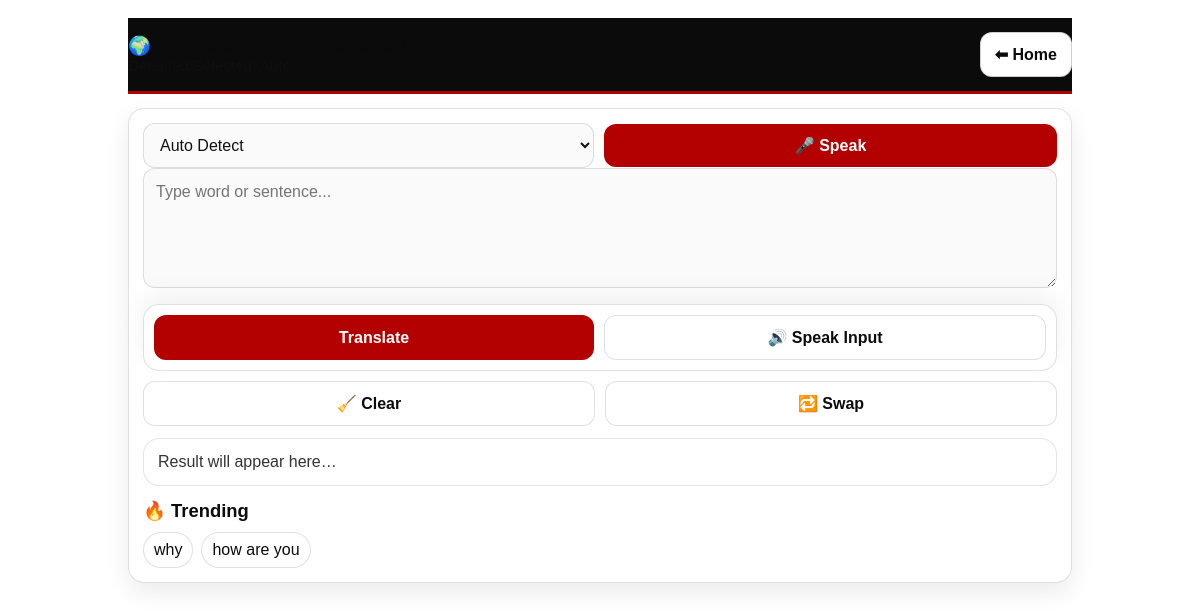
Page /translate on the earlier database version.
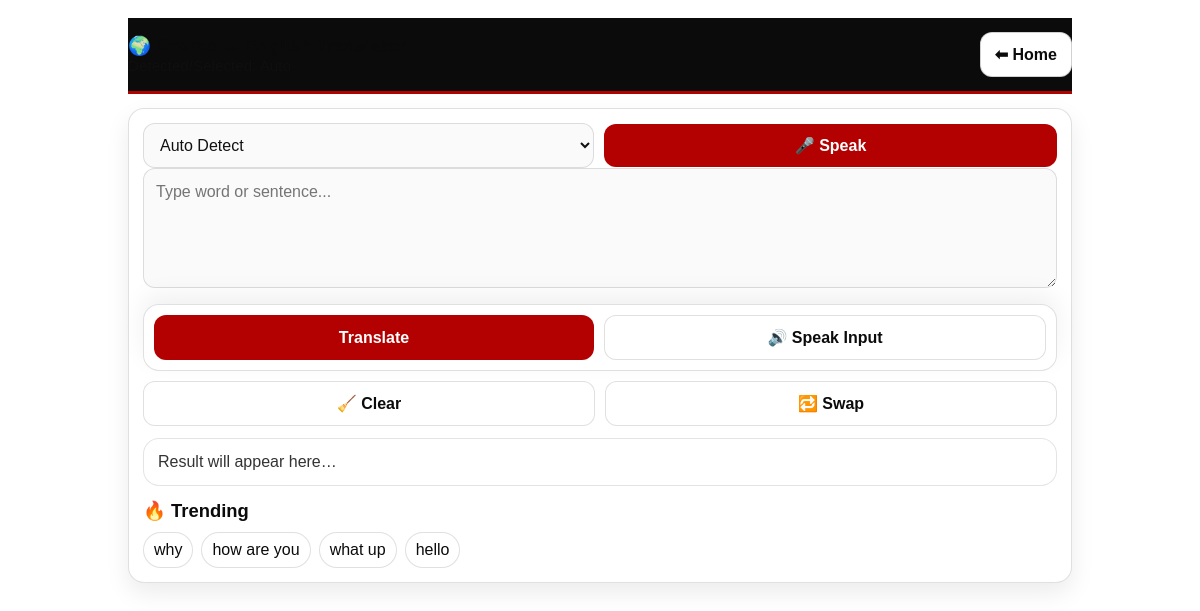
Same page on the later database version.
### tables this page shows
CREATE TABLE search_counts (
            query TEXT PRIMARY KEY,
            total_count INTEGER DEFAULT 0,
            today_count INTEGER DEFAULT 0,
            week_count INTEGER DEFAULT 0,
            last_searched_at DATETIME
        );

### app.py (the view, shortened to what this page needs)
@app.route("/translate", methods=["GET", "POST"])
def translate():
    result = None
    text = ""
    direction = "auto"
    suggestions = None
    audio = None
    matched = None  # {'type': 'word'|'phrase', 'id': int}
    trending = get_trending(limit=15)
    return render_template(
        "translate.html",
        result=result,
        text=text,
        direction=direction,
        suggestions=suggestions,
        trending=trending,
        matched=matched,
        audio=audio
    )

### app.py (called while the page is built)
def get_trending(limit=20):
    conn = sqlite3.connect(DB_NAME)
    c = conn.cursor()
    c.execute("""
        SELECT query, today_count, week_count, total_count
        FROM search_counts
        ORDER BY today_count DESC, week_count DESC, total_count DESC
        LIMIT ?
    """, (limit,))
    rows = c.fetchall()
    conn.close()
    return rows

### templates/translate.html (shortened to what this page needs)
<!DOCTYPE html>
<html>
<head>
  <link rel="stylesheet" href="{{ url_for('static', filename='style.css') }}">
</head>
<body>
<div class="container">
  <div class="topbar">
    <div class="title-row">
      <div>
        <h2 style="margin:0;">🌍 Oromo ↔ English Translator</h2>
        <div class="subtle">
        </div>
      </div>
      <a class="btn danger" href="/">⬅ Home</a>
    </div>
  </div>
  <div class="card">
    <form method="POST" id="translateForm">
      <div class="row">
        <select name="direction" id="directionSelect">
          <option value="auto" {% if direction == "auto" %}selected{% endif %}>Auto Detect</option>
        </select>
        <button type="button" onclick="startVoice()">🎤 Speak</button>
      </div>
      <textarea name="text" id="textInput" placeholder="Type word or sentence..." required oninput="autoGrow(this)">{{ text or "" }}</textarea>
      <div class="bottom-bar">
        <div class="bottom-actions">
          <button type="submit">Translate</button>
          <a class="btn" href="javascript:void(0)" onclick="speakInput()">🔊 Speak Input</a>
        </div>
      </div>
      <div class="small-actions">
        <button type="button" class="btn" onclick="clearInput()">🧹 Clear</button>
        <button type="button" class="btn" onclick="swapDirection()">🔁 Swap</button>
      </div>
    </form>
    {% if result %}
      <div class="result-box">
        <strong>Result:</strong> <span id="resultText">{{ result }}</span>
      </div>
      <div class="small-actions">
        <button type="button" class="btn" onclick="speakResult()">🔊 Speak Result</button>
        <button type="button" class="btn" onclick="copyResult()">📋 Copy Result</button>
      </div>
    {% else %}
      <div class="result-box" style="opacity:0.85;">Result will appear here…</div>
    {% endif %}
    {% if trending %}
      <div style="margin-top:14px;">
        <h2>🔥 Trending</h2>
        <div class="chips">
          {% for row in trending %}
            <span class="chip" onclick="useSuggestion('{{ row[0]|e }}')">{{ row[0] }}</span>
          {% endfor %}
        </div>
      </div>
    {% endif %}
  </div>
</div>
</body>
</html>

Differences in the rows shown:
added search_counts: query "what up"
added search_counts: query "hello"
